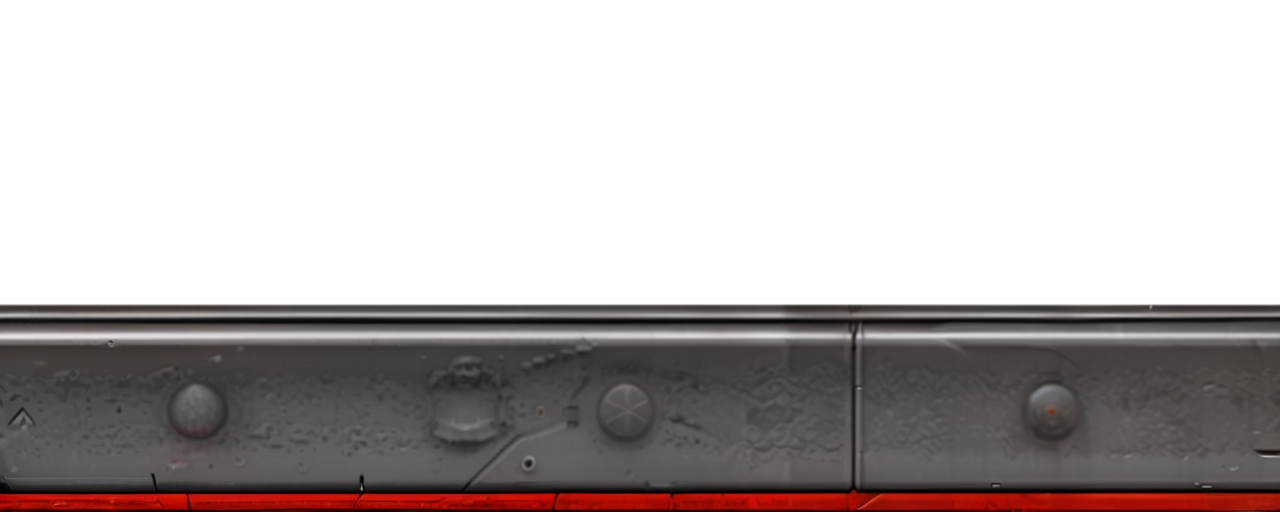
#> input picture Gamedata/recroom.vga/001/000.png, 1280 x 512 px
$ python -i convert_gamepal.py   (imports and definitions only)
#> lines starting #> are read from the running program, lines starting #| are printed output that depends on the picture
#> further down, picture is the input picture: PIL image 1280x512 RGBA; mean R, G, B, A 36.8, 30.3, 29.9, 103.2
import json
import logging
import os
import subprocess
import tempfile
import uuid
import xml.etree.ElementTree as ET

from PIL import Image, ImageFilter


# [92 lines left out: functions convert_gamepal_xml, _convert_filename, _convert_image, scale_image, not called in this run]


def ai_upscale(img):
    if img.mode != 'RGBA':
        raise ValueError("Input image must be in RGBA mode.")

    # Work in a temporary directory to handle image files
    with tempfile.TemporaryDirectory() as temp_dir:
        # Prepare input paths for the RGB and alpha components
        input_rgb_path = os.path.join(temp_dir, 'input_rgb.png')
        input_alpha_path = os.path.join(temp_dir, 'input_alpha.png')

        # Split the input PIL image into RGB and alpha channels
        rgb_image = img.convert('RGB')
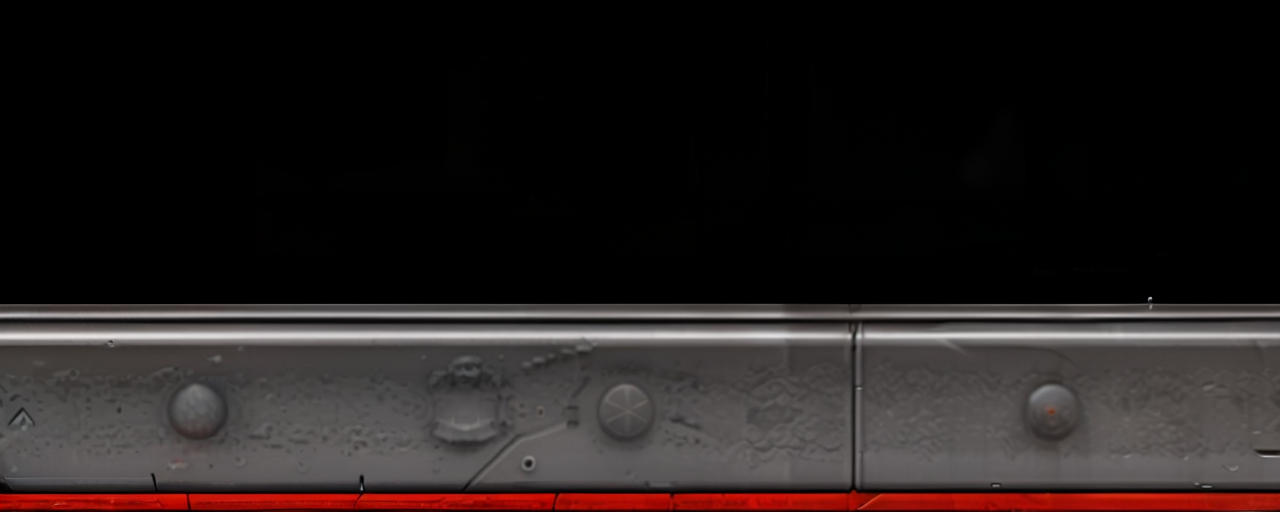
#> rgb_image: PIL image 1280x512 RGB; mean R, G, B 36.8, 30.3, 29.9
        alpha_image = img.getchannel('A')
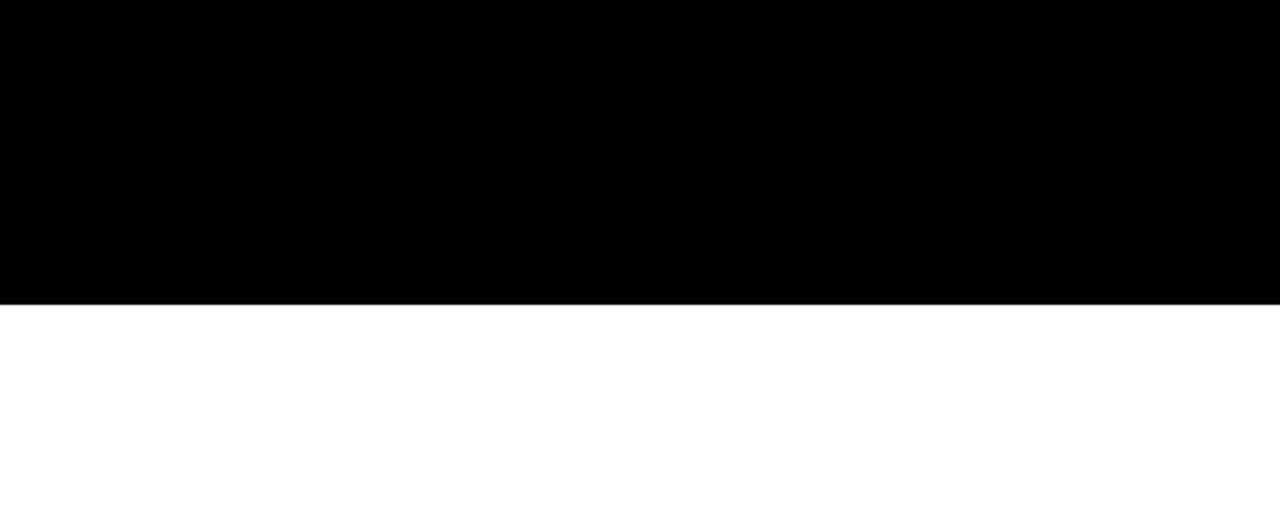
#> alpha_image: PIL image 1280x512 L; min 0, max 255, mean 103.2

        # Save the RGB and alpha components to temporary files
        rgb_image.save(input_rgb_path, format='PNG')
        alpha_image.save(input_alpha_path, format='PNG')

        # Prepare output paths for the upscaled RGB and alpha components
        upscaled_rgb_path = os.path.join(temp_dir, f'upscaled_rgb_{uuid.uuid4()}.png')
        upscaled_alpha_path = os.path.join(temp_dir, f'upscaled_alpha_{uuid.uuid4()}.png')

        # Upscale the RGB and alpha components using realesrgan-ncnn-vulkan
        subprocess.run(
            ['../Real-ESRGAN/bin/realesrgan-ncnn-vulkan.exe', '-i', input_rgb_path, '-o', upscaled_rgb_path, '-n',
             'realesrgan-x4plus-anime'], check=True)
#> (this line was passed over: subprocess is not available in this run)
        subprocess.run(
            ['../Real-ESRGAN/bin/realesrgan-ncnn-vulkan.exe', '-i', input_alpha_path, '-o', upscaled_alpha_path, '-n',
             'realesrgan-x4plus-anime'], check=True)
#> (this line was passed over: subprocess is not available in this run)

        logging.debug("Loading upscaled images ", upscaled_rgb_path)
        # Load the upscaled images back into PIL
#> (the run stopped early here; a loop or call above may not have finished)
